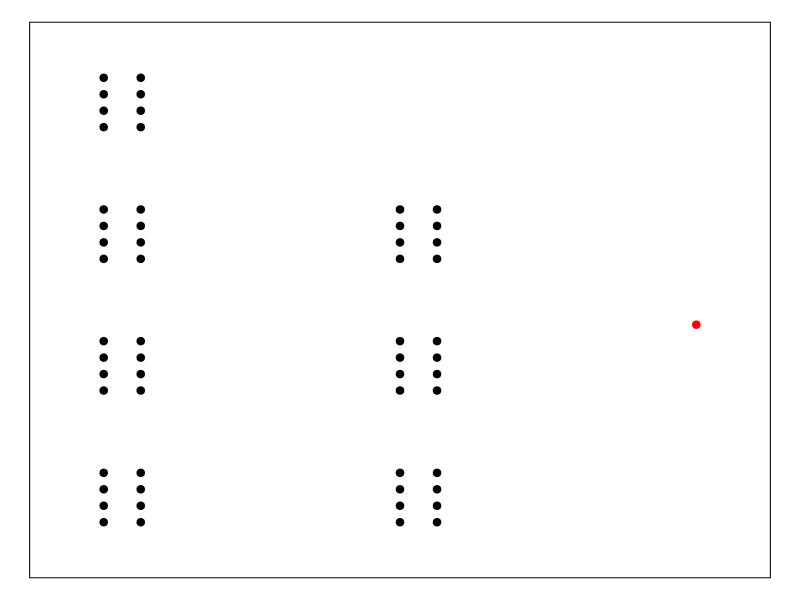

R code for this plot:
## ---- chunk 1

while(T){
    quotient = sample(3:9,1)
    divisor = sample(3:9,1)
    remainder = sample(1:(divisor-1),1)
    dividend = quotient*divisor+remainder
    nums = c(quotient,divisor,remainder,dividend)
    if(length(unique(nums))==4){break}
}

## ---- chunk 2
par(mar=c(0,0,0,0))
plot(0,0,"n",axes=F,ann=F,xlim=c(0,1),ylim=c(0,1))

npiles = quotient
npc = floor(sqrt(npiles))
nbc = floor(sqrt(divisor))
wid = 1/(npc+2)/2


polygon(c(0,0,1,1),c(0,1,1,0))

x1s = numeric()
y1s = numeric()

for(i in 0:(npiles-1)){
    xmid = (i %% npc+1) / (npc+2) 
    ymid = (i %/% npc+0.5) / (npc+2)
    # points(xmid,ymid,pch=20)
    for(j in 0:(divisor-1)){
        xshi = (-0.5+(j %% nbc) / (nbc+2)) * wid
        yshi = (-0.5+(j %/% nbc) / (nbc+2)) * wid
        # points(xmid+xshi,ymid+yshi,pch=19)
        x1s = c(x1s,xmid+xshi)
        y1s = c(y1s,ymid+yshi)
    }
}

x2s = numeric()
y2s = numeric()

for(i in 1:remainder){
    xmid = 1-1/(npc+2)
    ymid = 0.5
    for(j in 0:(remainder-1)){
        xshi = (-0.5+(j %% nbc) / (nbc+2)) * wid
        yshi = (-0.5+(j %/% nbc) / (nbc+2)) * wid
        # points(xmid+xshi,ymid+yshi,pch=19,col="red")
        x2s = c(x2s,xmid+xshi)
        y2s = c(y2s,ymid+yshi)
    }
}

xmin = min(c(x1s,x2s))
xmax = max(c(x1s,x2s))
ymin = min(c(y1s,y2s))
ymax = max(c(y1s,y2s))

xwid = xmax-xmin
ywid = ymax-ymin
xmid = mean(c(xmax,xmin))
ymid = mean(c(ymax,ymin))

xa = (x1s-xmid)/xwid*0.8
ya = (y1s-ymid)/ywid*0.8
xb = (x2s-xmid)/xwid*0.8
yb = (y2s-ymid)/ywid*0.8

points(xa+0.5,ya+0.5,pch=19)
points(xb+0.5,yb+0.5,pch=19,col="red")
